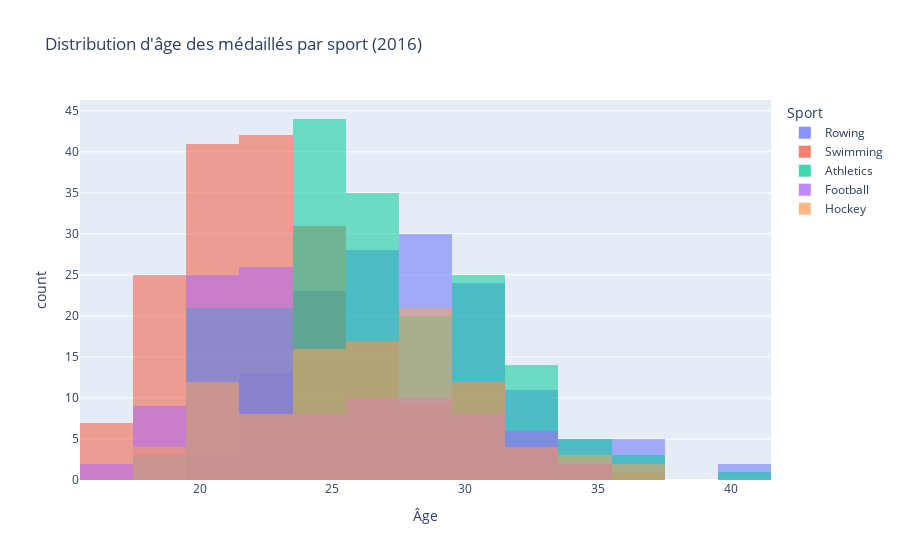

Here is the notebook cell this chart was saved with:
### Markdown cell above
2. Filter the DataFrame to only include the rows corresponding to medal winners from 2016.

### Code cell
top5_sports = medailles_par_sport['Sport']
df_top = df_2016[df_2016['Sport'].isin(top5_sports)]
fig = px.histogram(df_top, x='Age', color='Sport', nbins=20, opacity=0.7, title='Distribution d\'âge des médaillés par sport (2016)', labels={'Age': 'Âge', 'count': 'Nombre de médaillés'})
fig.update_layout(barmode='overlay')
fig.update_traces(opacity=0.75)
fig.show()

### Figure 1 — Plotly figure (JSON) as saved in the notebook; plotly's stock layout.template omitted (floating-point values rounded to 4 significant figures; data arrays with more than 128 entries replaced by an {"elided": "..."} marker saying what was removed)
{"data": [{"bingroup": "x", "hovertemplate": "Sport=Rowing<br>Âge=%{x}<br>count=%{y}<extra></extra>", "legendgroup": "Rowing", "marker": {"color": "#636efa", "opacity": 0.7, "pattern": {"shape": ""}}, "name": "Rowing", "nbinsx": 20, "opacity": 0.75, "orientation": "v", "showlegend": true, "type": "histogram", "x": {"elided": "144 float values"}, "xaxis": "x", "yaxis": "y"}, {"bingroup": "x", "hovertemplate": "Sport=Swimming<br>Âge=%{x}<br>count=%{y}<extra></extra>", "legendgroup": "Swimming", "marker": {"color": "#EF553B", "opacity": 0.7, "pattern": {"shape": ""}}, "name": "Swimming", "nbinsx": 20, "opacity": 0.75, "orientation": "v", "showlegend": true, "type": "histogram", "x": {"elided": "191 float values"}, "xaxis": "x", "yaxis": "y"}, {"bingroup": "x", "hovertemplate": "Sport=Athletics<br>Âge=%{x}<br>count=%{y}<extra></extra>", "legendgroup": "Athletics", "marker": {"color": "#00cc96", "opacity": 0.7, "pattern": {"shape": ""}}, "name": "Athletics", "nbinsx": 20, "opacity": 0.75, "orientation": "v", "showlegend": true, "type": "histogram", "x": {"elided": "192 float values"}, "xaxis": "x", "yaxis": "y"}, {"bingroup": "x", "hovertemplate": "Sport=Football<br>Âge=%{x}<br>count=%{y}<extra></extra>", "legendgroup": "Football", "marker": {"color": "#ab63fa", "opacity": 0.7, "pattern": {"shape": ""}}, "name": "Football", "nbinsx": 20, "opacity": 0.75, "orientation": "v", "showlegend": true, "type": "histogram", "x": [20.0, 30.0, 20.0, 23.0, 26.0, 27.0, 19.0, 33.0, 21.0, 21.0, 30.0, 30.0, 27.0, 27.0, 27.0, 20.0, 20.0, 20.0, 27.0, 19.0, 23.0, 21.0, 29.0, 22.0, 22.0, 22.0, 18.0, 20.0, 22.0, 23.0, 32.0, 18.0, 19.0, 19.0, 22.0, 21.0, 30.0, 21.0, 22.0, 26.0, 23.0, 25.0, 27.0, 26.0, 24.0, 28.0, 20.0, 31.0, 29.0, 30.0, 21.0, 22.0, 33.0, 23.0, 23.0, 20.0, 23.0, 24.0, 22.0, 32.0, 22.0, 20.0, 29.0, 31.0, 22.0, 24.0, 28.0, 27.0, 25.0, 21.0, 21.0, 20.0, 23.0, 28.0, 22.0, 22.0, 22.0, 17.0, 23.0, 21.0, 24.0, 32.0, 28.0, 25.0, 25.0, 29.0, 31.0, 21.0, 29.0, 23.0, 18.0, 33.0, 20.0, 34.0, 19.0, 21.0, 22.0, 17.0, 21.0, 19.0, 21.0, 28.0, 34.0, 21.0, 23.0, 22.0], "xaxis": "x", "yaxis": "y"}, {"bingroup": "x", "hovertemplate": "Sport=Hockey<br>Âge=%{x}<br>count=%{y}<extra></extra>", "legendgroup": "Hockey", "marker": {"color": "#FFA15A", "opacity": 0.7, "pattern": {"shape": ""}}, "name": "Hockey", "nbinsx": 20, "opacity": 0.75, "orientation": "v", "showlegend": true, "type": "histogram", "x": [24.0, 24.0, 26.0, 28.0, 26.0, 28.0, 30.0, 29.0, 30.0, 28.0, 25.0, 30.0, 31.0, 27.0, 20.0, 26.0, 29.0, 26.0, 28.0, 24.0, 31.0, 34.0, 25.0, 23.0, 20.0, 26.0, 27.0, 26.0, 28.0, 19.0, 27.0, 30.0, 23.0, 30.0, 29.0, 26.0, 23.0, 27.0, 21.0, 31.0, 19.0, 24.0, 32.0, 22.0, 25.0, 27.0, 24.0, 24.0, 30.0, 24.0, 29.0, 24.0, 29.0, 19.0, 21.0, 29.0, 21.0, 34.0, 30.0, 23.0, 21.0, 27.0, 33.0, 31.0, 32.0, 34.0, 36.0, 31.0, 22.0, 28.0, 21.0, 19.0, 25.0, 20.0, 21.0, 22.0, 25.0, 27.0, 20.0, 28.0, 25.0, 28.0, 33.0, 24.0, 21.0, 26.0, 27.0, 28.0, 28.0, 28.0, 22.0, 29.0, 37.0, 25.0, 21.0, 26.0, 29.0, 28.0, 29.0], "xaxis": "x", "yaxis": "y"}], "layout": {"barmode": "overlay", "legend": {"title": {"text": "Sport"}, "tracegroupgap": 0}, "title": {"text": "Distribution d'âge des médaillés par sport (2016)"}, "xaxis": {"anchor": "y", "domain": [0, 1], "title": {"text": "Âge"}}, "yaxis": {"anchor": "x", "domain": [0, 1], "title": {"text": "count"}}}}
